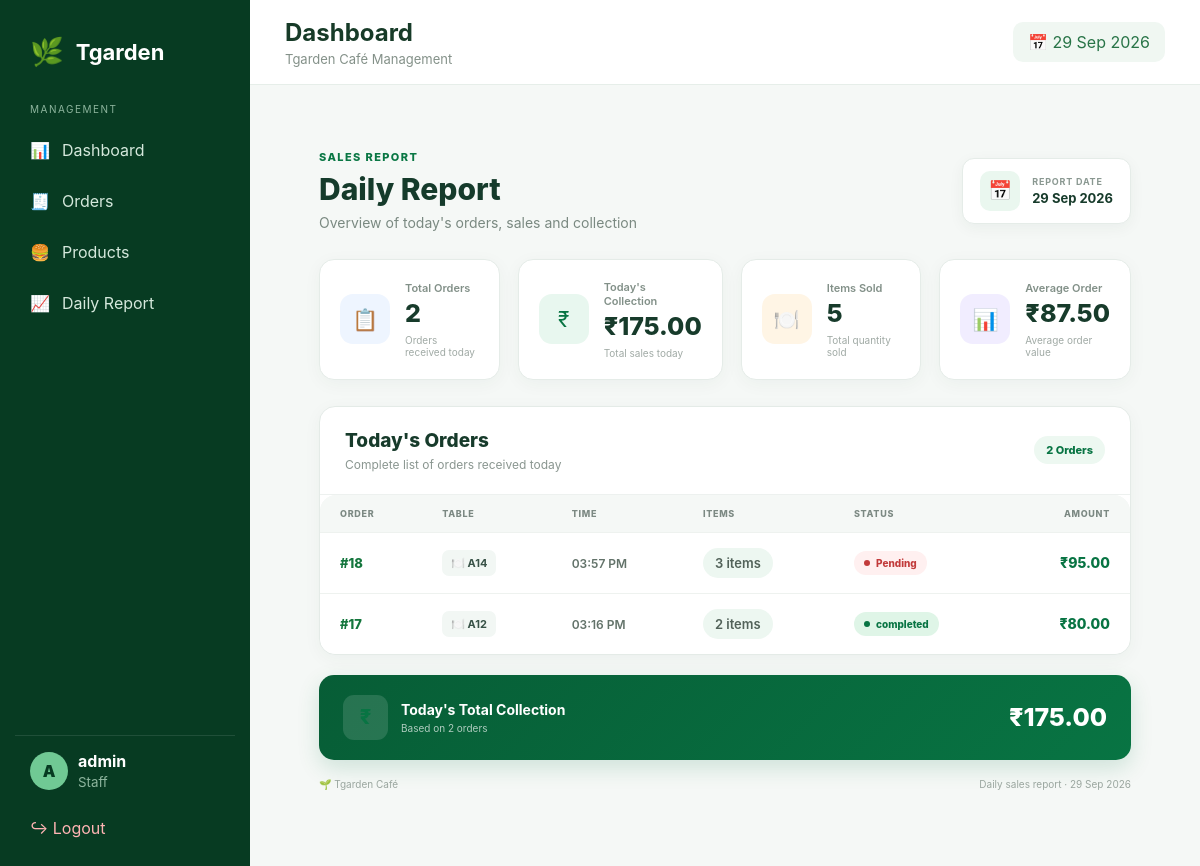
Page /staff/daily-report/ (signed in) on the earlier database version.
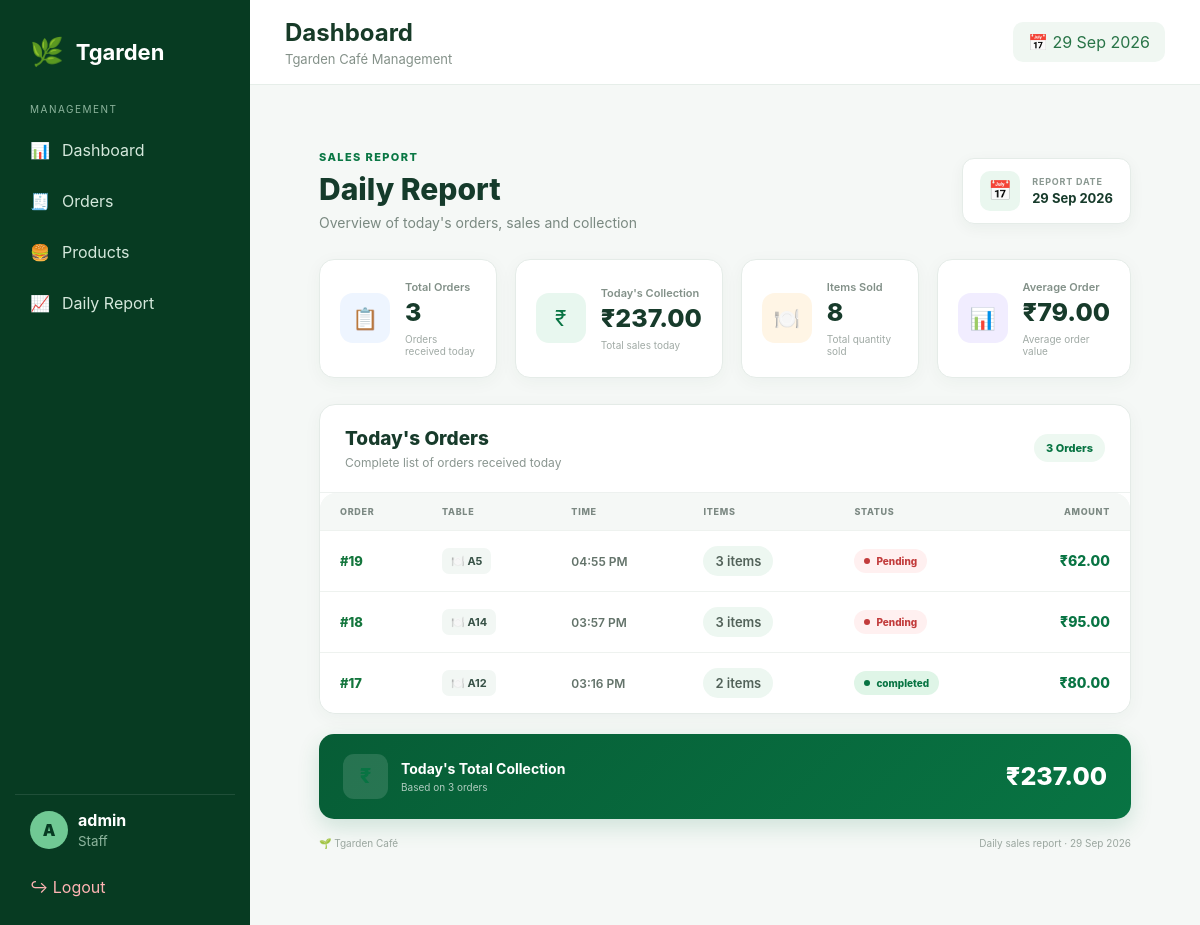
Same page on the later database version.
### cafe/models.py (models this page shows, shortened)
class Order(models.Model):
    STATUS_CHOICES = [
        ("Pending", "Pending"),
        ("Preparing", "Preparing"),
        ("Ready", "Ready"),
        ("Completed", "Completed"),
        ("Cancelled", "Cancelled"),
    ]
    table_name = models.CharField(
        max_length=100
    )
    total_amount = models.DecimalField(
        max_digits=10,
        decimal_places=2,
        default=0
    )
    status = models.CharField(
        max_length=20,
        choices=STATUS_CHOICES,
        default="Pending"
    )
    created_at = models.DateTimeField(
        auto_now_add=True
    )
    class Meta:
        ordering = ["-created_at"]

### staff/views.py (the view)
@login_required
def daily_report(request):
    today = timezone.localdate()
    orders = (
        Order.objects
        .filter(created_at__date=today)
        .prefetch_related("items__product")
        .order_by("-created_at")
    )
    total_orders = orders.count()
    total_collection = (
        orders.aggregate(
            total=Sum("total_amount")
        )["total"] or 0
    )
    total_items = 0
    for order in orders:
        for item in order.items.all():
            total_items += item.quantity
    if total_orders:
        average_order = total_collection / total_orders
    else:
        average_order = 0
    context = {
        "orders": orders,
        "report_date": today,
        "total_orders": total_orders,
        "total_collection": total_collection,
        "total_items": total_items,
        "average_order": average_order,
    }
    return render(
        request,
        "staff/daily_report.html",
        context
    )

### staff/templates/staff/daily_report.html (shortened to what the changed rows need)
{% extends "staff/base.html" %}
{% load static %}
{% block content %}
<div class="daily-report">
    <div class="daily-report-header">
        <div class="daily-report-title">
            <h1>Daily Report</h1>
        </div>
    </div>
    <div class="report-stat-grid">
        <div class="report-stat">
            <div class="report-stat-info">
                <label>Total Orders</label>
                <strong>
                    {{ total_orders }}
                </strong>
                <small>
                    Orders received today
                </small>
            </div>
        </div>
        <div class="report-stat">
            <div class="report-stat-info">
                <label>Today's Collection</label>
                <strong>
                    ₹{{ total_collection|floatformat:2 }}
                </strong>
                <small>
                    Total sales today
                </small>
            </div>
        </div>
        <div class="report-stat">
            <div class="report-stat-info">
                <label>Items Sold</label>
                <strong>
                    {{ total_items }}
                </strong>
                <small>
                    Total quantity sold
                </small>
            </div>
        </div>
        <div class="report-stat">
            <div class="report-stat-info">
                <label>Average Order</label>
                <strong>
                    ₹{{ average_order|floatformat:2 }}
                </strong>
                <small>
                    Average order value
                </small>
            </div>
        </div>
    </div>
    <div class="orders-report-card">
        <div class="orders-report-header">
            <div>
                <h2>Today's Orders</h2>
                <p>
                </p>
            </div>
            <div class="orders-count">
                {{ total_orders }} Order{{ total_orders|pluralize }}
            </div>
        </div>
        {% if orders %}
        <div class="orders-table-container">
            <table class="orders-table">
                <thead>
                    <tr>
                        <th>Order</th>
                        <th>Table</th>
                        <th>Time</th>
                        <th>Items</th>
                        <th>Status</th>
                        <th style="text-align:right;">
                            Amount
                        </th>
                    </tr>
                </thead>
                <tbody>
                    {% for order in orders %}
                    <tr>
                        <td>
                            <a
                                href="{% url 'staff:order_detail' order.id %}"
                                class="order-id"
                            >
                                #{{ order.id }}
                            </a>
                        </td>
                        <td>
                            <span class="table-number">
                                🍽️ {{ order.table_name }}
                            </span>
                        </td>
                        <td>
                            <span class="order-time">
                                {{ order.created_at|date:"h:i A" }}
                            </span>
                        </td>
                        <td>
                            <span class="item-count">
                                {{ order.items.all|length }}
                                item{{ order.items.all|length|pluralize }}
                            </span>
                        </td>
                        <td>
                            <span
                                class="
                                    order-status
                                    status-{{ order.status|lower }}
                                "
                            >
                                {{ order.get_status_display }}
                            </span>
                        </td>
                        <td class="order-amount">
                            ₹{{ order.total_amount|floatformat:2 }}
                        </td>
                    </tr>
                    {% endfor %}
                </tbody>
            </table>
        </div>
        {% endif %}
    </div>
    <div class="collection-footer">
        <div class="collection-info">
            <div class="collection-icon">
            </div>
            <div>
                <strong>
                    Today's Total Collection
                </strong>
                <small>
                    Based on {{ total_orders }}
                    order{{ total_orders|pluralize }}
                </small>
            </div>
        </div>
        <div class="collection-total">
            ₹{{ total_collection|floatformat:2 }}
        </div>
    </div>
</div>
{% endblock %}

Differences in the rows shown:
added Order: id "19", table_name "A5", created_at "04:55 PM", items.all|length "3", status "Pending", total_amount "62.00"
Other differences:
{{ total_orders }}: "2" → "3"
{{ total_collection|floatformat:2 }}: "175.00" → "237.00"
{{ total_items }}: "5" → "8"
{{ average_order|floatformat:2 }}: "87.50" → "79.00"
